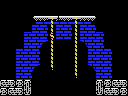

A level layout from a 2D game, rendered from its tile map. Below: a short description, then the map file with its tile-grid data intact:
An orthogonal 16x12 tile map with 8x8 px tiles, 1 tile layer (Tile Layer 1) and 7 objects (3x item, 2x big-item, 2x 4x4-item).

<map version="1.0" orientation="orthogonal" renderorder="right-down" width="16" height="12" tilewidth="8" tileheight="8" nextobjectid="9">
 <properties>
  <property name="down" value="hole" />
  <property name="left" value="hole" />
  <property name="right" value="hole" />
  <property name="up" value="hole" />
 </properties>
 <tileset firstgid="1" name="tiles" tilewidth="8" tileheight="8" tilecount="256" columns="16">
  <image source="tiles.png" width="128" height="128" />
 </tileset>
 <layer name="Tile Layer 1" width="16" height="12">
  <data encoding="csv">
1,1,1,1,1,1,1,1,1,1,1,1,1,1,1,1,
1,1,1,1,1,1,1,1,1,1,1,1,1,1,1,1,
1,1,1,1,140,255,136,138,255,136,255,139,1,1,1,1,
1,1,1,1,217,217,135,217,217,135,217,217,1,1,1,1,
1,1,1,233,233,233,132,233,233,135,233,233,233,1,1,1,
1,1,1,201,201,153,135,1,1,135,154,201,201,1,1,1,
1,1,217,217,217,1,135,1,1,135,1,217,217,217,1,1,
1,1,233,233,233,1,135,1,1,135,1,233,233,233,1,1,
1,1,201,201,153,1,256,1,1,135,1,154,201,201,1,1,
1,1,217,217,1,1,1,1,1,256,1,1,217,217,1,1,
103,104,165,105,1,1,1,1,1,1,1,1,105,165,103,104,
165,103,104,106,1,1,1,1,1,1,1,1,106,103,104,165
</data>
 </layer>
 <objectgroup name="objects">
  <object id="1" type="item" x="56" y="0" width="16" height="16" />
  <object id="2" type="item" x="104" y="64" width="16" height="16" />
  <object id="3" type="item" x="8" y="64" width="16" height="16" />
  <object id="4" type="big-item" x="0" y="56" width="32" height="24" />
  <object id="6" type="big-item" x="96" y="56" width="32" height="24" />
  <object id="7" type="4x4-item" x="96" y="48" width="32" height="32" />
  <object id="8" type="4x4-item" x="0" y="48" width="32" height="32" />
 </objectgroup>
</map>
